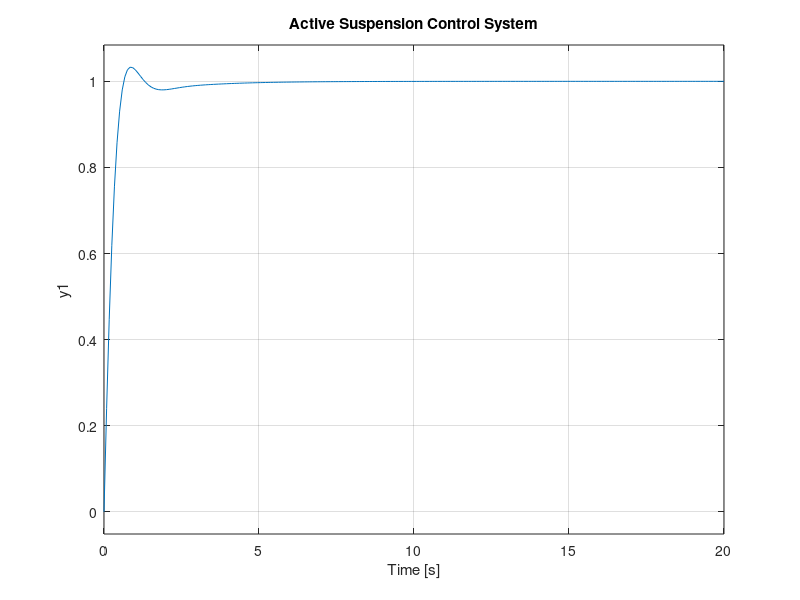

MATLAB code for this plot:
clc;
clear;
close all;

s = tf('s');

G = 1/(s^2 + 3*s + 2);

Kp = 15;
Ki = 8;
Kd = 3;

C = Kp + Ki/s + Kd*s;

T = feedback(C*G,1);

step(T)

grid on
title('Active Suspension Control System')
